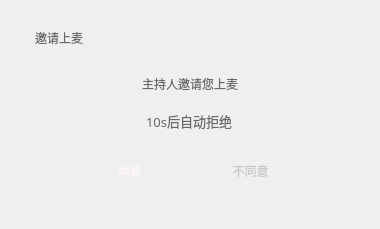
<?xml version="1.0" encoding="UTF-8"?>
<ui version="4.0">
 <class>InviteJoinWidget</class>
 <widget class="QWidget" name="InviteJoinWidget">
  <property name="geometry">
   <rect>
    <x>0</x>
    <y>0</y>
    <width>380</width>
    <height>229</height>
   </rect>
  </property>
  <property name="minimumSize">
   <size>
    <width>380</width>
    <height>229</height>
   </size>
  </property>
  <property name="maximumSize">
   <size>
    <width>380</width>
    <height>229</height>
   </size>
  </property>
  <property name="windowTitle">
   <string>InviteJoinWidget</string>
  </property>
  <property name="styleSheet">
   <string notr="true"/>
  </property>
  <layout class="QVBoxLayout" name="verticalLayout_2">
   <property name="leftMargin">
    <number>25</number>
   </property>
   <property name="topMargin">
    <number>20</number>
   </property>
   <property name="rightMargin">
    <number>25</number>
   </property>
   <item>
    <widget class="QWidget" name="widget_4" native="true">
     <property name="styleSheet">
      <string notr="true">QWidget{
background-color:rgba(0,0,0,0);
}</string>
     </property>
     <layout class="QGridLayout" name="gridLayout">
      <property name="leftMargin">
       <number>0</number>
      </property>
      <property name="topMargin">
       <number>0</number>
      </property>
      <property name="rightMargin">
       <number>0</number>
      </property>
      <property name="bottomMargin">
       <number>0</number>
      </property>
      <property name="spacing">
       <number>0</number>
      </property>
      <item row="0" column="0">
       <widget class="QWidget" name="widget_title" native="true">
        <property name="minimumSize">
         <size>
          <width>0</width>
          <height>35</height>
         </size>
        </property>
        <property name="maximumSize">
         <size>
          <width>16777215</width>
          <height>35</height>
         </size>
        </property>
        <property name="styleSheet">
         <string notr="true"/>
        </property>
        <layout class="QHBoxLayout" name="horizontalLayout_2">
         <property name="leftMargin">
          <number>10</number>
         </property>
         <property name="topMargin">
          <number>0</number>
         </property>
         <property name="bottomMargin">
          <number>0</number>
         </property>
         <item alignment="Qt::AlignHCenter">
          <widget class="QLabel" name="label">
           <property name="maximumSize">
            <size>
             <width>16777215</width>
             <height>50</height>
            </size>
           </property>
           <property name="styleSheet">
            <string notr="true">color:rgb(105,105,105);
font: 12pt &quot;微软雅黑&quot;;</string>
           </property>
           <property name="text">
            <string>邀请上麦</string>
           </property>
          </widget>
         </item>
         <item>
          <spacer name="horizontalSpacer">
           <property name="orientation">
            <enum>Qt::Horizontal</enum>
           </property>
           <property name="sizeHint" stdset="0">
            <size>
             <width>40</width>
             <height>20</height>
            </size>
           </property>
          </spacer>
         </item>
         <item>
          <layout class="QGridLayout" name="layout_close"/>
         </item>
        </layout>
       </widget>
      </item>
      <item row="1" column="0">
       <widget class="QWidget" name="widget" native="true">
        <layout class="QVBoxLayout" name="verticalLayout">
         <item alignment="Qt::AlignHCenter">
          <widget class="QLabel" name="label_2">
           <property name="styleSheet">
            <string notr="true">color:rgb(105,105,105);
font: 12pt &quot;微软雅黑&quot;;</string>
           </property>
           <property name="text">
            <string>主持人邀请您上麦</string>
           </property>
          </widget>
         </item>
         <item>
          <widget class="QWidget" name="widget_3" native="true">
           <layout class="QHBoxLayout" name="horizontalLayout_3">
            <property name="topMargin">
             <number>4</number>
            </property>
            <item alignment="Qt::AlignHCenter">
             <widget class="QLabel" name="label_TimeNotice">
              <property name="font">
               <font>
                <family>微软雅黑</family>
                <pointsize>10</pointsize>
                <weight>50</weight>
                <italic>false</italic>
                <bold>false</bold>
               </font>
              </property>
              <property name="styleSheet">
               <string notr="true">color:rgb(105,105,105);
font: 10pt &quot;微软雅黑&quot;;</string>
              </property>
              <property name="text">
               <string>10s后自动拒绝</string>
              </property>
             </widget>
            </item>
           </layout>
          </widget>
         </item>
         <item>
          <widget class="QWidget" name="widget_2" native="true">
           <property name="minimumSize">
            <size>
             <width>0</width>
             <height>0</height>
            </size>
           </property>
           <layout class="QHBoxLayout" name="horizontalLayout">
            <property name="bottomMargin">
             <number>24</number>
            </property>
            <item>
             <widget class="QToolButton" name="toolButtonAgree">
              <property name="minimumSize">
               <size>
                <width>65</width>
                <height>24</height>
               </size>
              </property>
              <property name="maximumSize">
               <size>
                <width>65</width>
                <height>24</height>
               </size>
              </property>
              <property name="styleSheet">
               <string notr="true">QToolButton{
	color: rgb(255, 247, 247);
	border-image: url(:/sysButton/img/sysButton/okButton.png);
}
QToolButton:hover{
	color: rgb(255, 247, 247);
	border-image: url(:/sysButton/img/sysButton/okButtonOn.png);
}
QToolButton:pressed{
	color: rgb(255, 247, 247);
	border-image: url(:/sysButton/img/sysButton/okButton.png);
}
</string>
              </property>
              <property name="text">
               <string>同意</string>
              </property>
              <property name="autoRepeat">
               <bool>false</bool>
              </property>
              <property name="autoRaise">
               <bool>true</bool>
              </property>
             </widget>
            </item>
            <item>
             <widget class="QToolButton" name="toolButtonRefuse">
              <property name="maximumSize">
               <size>
                <width>65</width>
                <height>24</height>
               </size>
              </property>
              <property name="styleSheet">
               <string notr="true">QToolButton{
      background-color:transparent;
      	border-image:url(:/sysButton/img/sysButton/cancelButton.png);
        color: rgb(200, 200, 200);
      background-color:transparent;
      }
      
      QToolButton:hover{
      background-color:transparent;
      	border-image:url(:/sysButton/img/sysButton/cancelButtonOn.png);
        color: rgb(255, 255, 255);
      }
QToolButton:pressed{
      background-color:transparent;
	border-image: url(:/sysButton/img/sysButton/cancelButton.png);
        color: rgb(200, 200, 200);
      background-color:transparent;
      }</string>
              </property>
              <property name="text">
               <string>不同意</string>
              </property>
              <property name="autoRaise">
               <bool>true</bool>
              </property>
             </widget>
            </item>
           </layout>
          </widget>
         </item>
        </layout>
       </widget>
      </item>
     </layout>
    </widget>
   </item>
  </layout>
 </widget>
 <layoutdefault spacing="6" margin="11"/>
 <resources>
  <include location="../../VhallLive/project/VhallLive.qrc"/>
 </resources>
 <connections/>
</ui>
